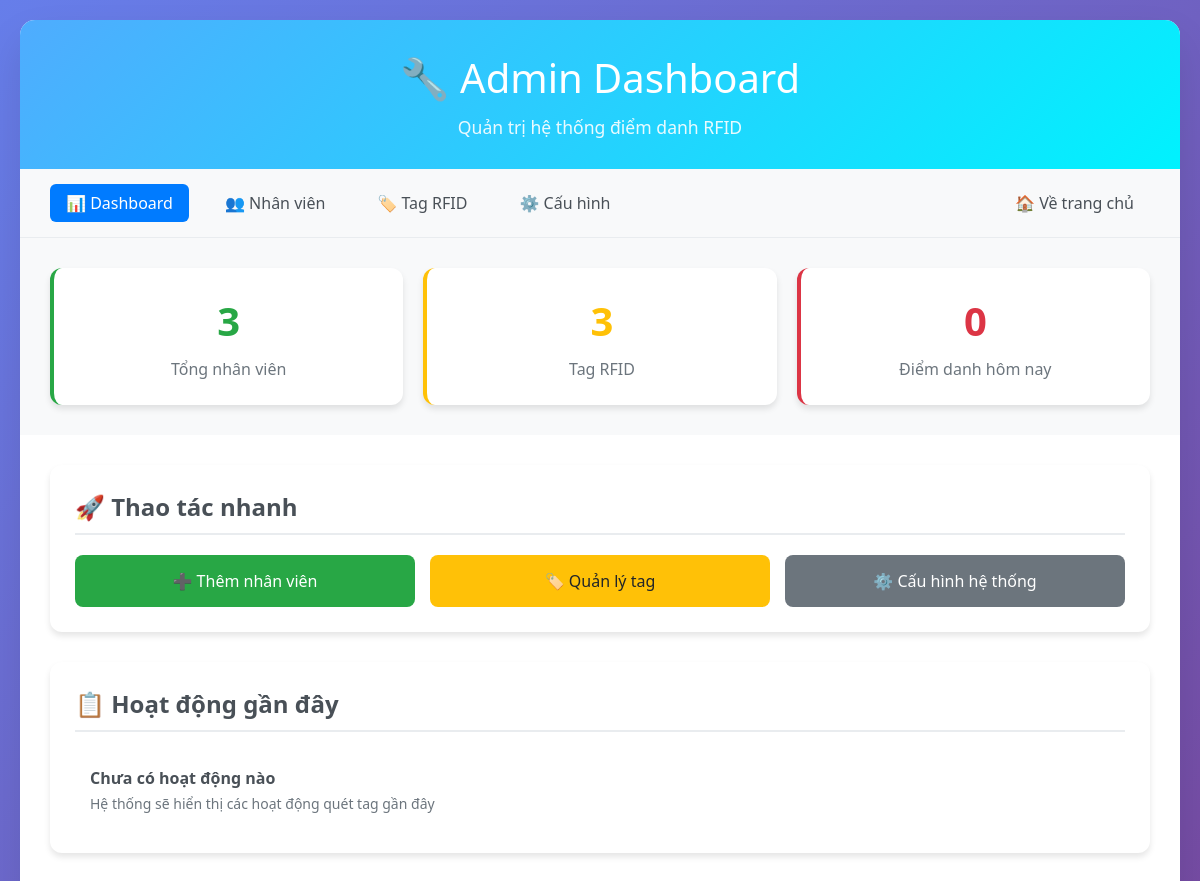
/admin, run on an earlier commit of the app's database.
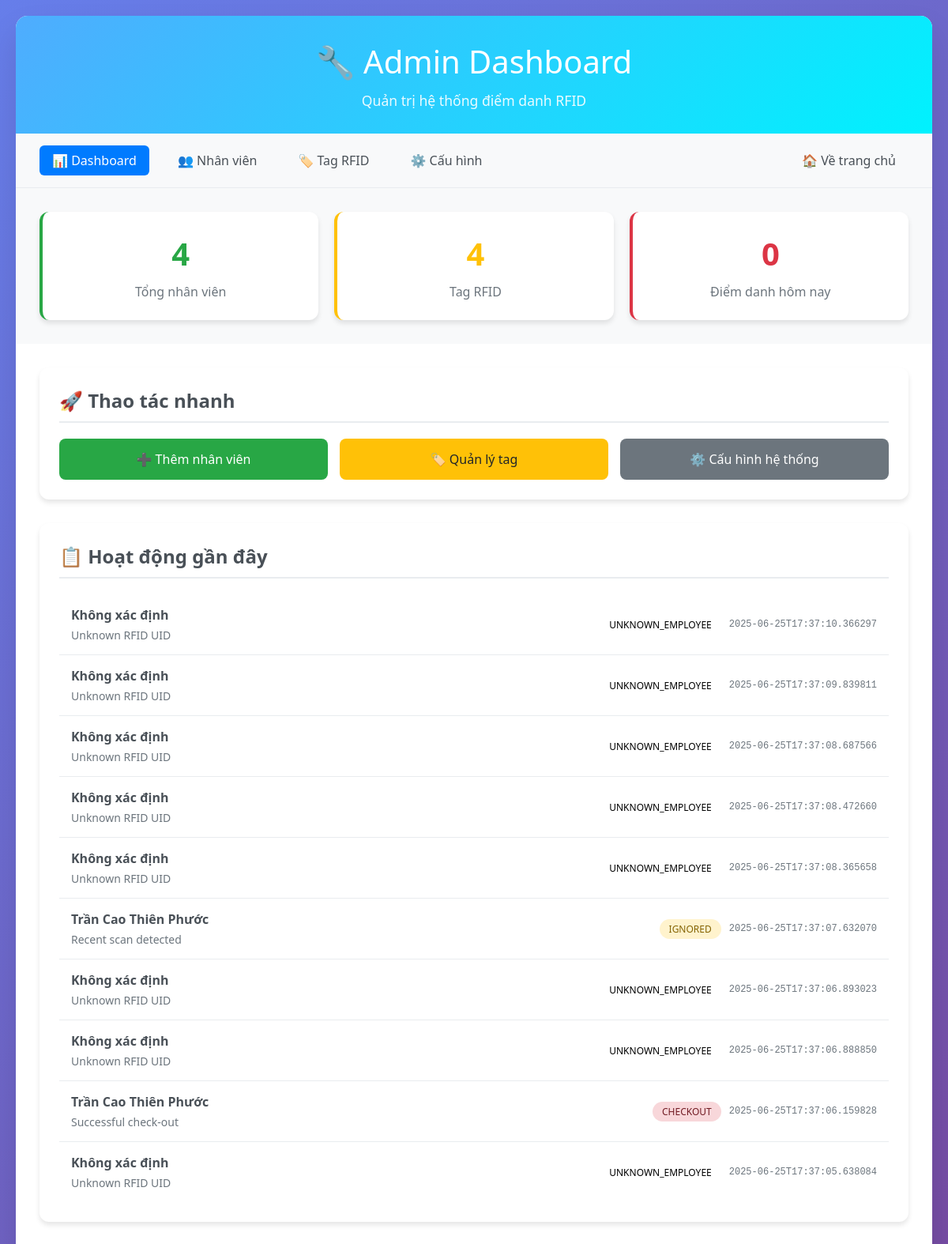
And on a later commit of the database.
### tables this page shows
CREATE TABLE rfid_scan_logs (
            id INTEGER PRIMARY KEY AUTOINCREMENT,
            employee_id INTEGER,
            rfid_uid TEXT NOT NULL,
            timestamp TEXT NOT NULL,
            reader_id TEXT NOT NULL,
            status TEXT NOT NULL,
            note TEXT,
            FOREIGN KEY (employee_id) REFERENCES employees (id)
        );

CREATE TABLE employees (
            id INTEGER PRIMARY KEY AUTOINCREMENT,
            name TEXT NOT NULL,
            employee_code TEXT UNIQUE,
            department TEXT,
            position TEXT,
            email TEXT,
            phone TEXT,
            is_active BOOLEAN DEFAULT 1,
            created_at TEXT DEFAULT CURRENT_TIMESTAMP,
            updated_at TEXT DEFAULT CURRENT_TIMESTAMP
        );

### app.py (the view)
@app.route('/admin')
def admin_dashboard():
    conn = sqlite3.connect('checkins.db')
    total_employees = conn.execute('SELECT COUNT(*) FROM employees WHERE is_active = 1').fetchone()[0]
    total_tags = conn.execute('SELECT COUNT(*) FROM employee_tags WHERE is_active = 1').fetchone()[0]
    today_attendance = conn.execute('''
        SELECT COUNT(*) FROM attendances
        WHERE date = ? AND check_in_time IS NOT NULL
    ''', (datetime.now().strftime('%Y-%m-%d'),)).fetchone()[0]
    recent_logs = conn.execute('''
        SELECT sl.timestamp, e.name, sl.status, sl.note
        FROM rfid_scan_logs sl
        LEFT JOIN employees e ON sl.employee_id = e.id
        ORDER BY sl.timestamp DESC
        LIMIT 10
    ''').fetchall()
    conn.close()
    return render_template('admin/dashboard.html',
                         total_employees=total_employees,
                         total_tags=total_tags,
                         today_attendance=today_attendance,
                         recent_logs=recent_logs)

### templates/admin/dashboard.html (shortened to what this page needs)
<!DOCTYPE html>
<html lang="vi">
  <head>
  </head>
  <body>
    <div class="container">
      <div class="header">
        <h1>🔧 Admin Dashboard</h1>
        <p>Quản trị hệ thống điểm danh RFID</p>
      </div>
      <div class="nav">
        <a href="/admin" class="active">📊 Dashboard</a>
        <a href="/admin/employees">👥 Nhân viên</a>
        <a href="/admin/tags">🏷️ Tag RFID</a>
        <a href="/admin/config">⚙️ Cấu hình</a>
        <a href="/" style="margin-left: auto">🏠 Về trang chủ</a>
      </div>
      <div class="stats-grid">
        <div class="stat-card employees">
          <div class="stat-number">{{ total_employees }}</div>
          <div class="stat-label">Tổng nhân viên</div>
        </div>
        <div class="stat-card tags">
          <div class="stat-number">{{ total_tags }}</div>
          <div class="stat-label">Tag RFID</div>
        </div>
        <div class="stat-card attendance">
          <div class="stat-number">{{ today_attendance }}</div>
          <div class="stat-label">Điểm danh hôm nay</div>
        </div>
      </div>
      <div class="content">
        <div class="section">
          <h2>🚀 Thao tác nhanh</h2>
          <div class="quick-actions">
            <a href="/admin/employees" class="action-btn employees"
              >➕ Thêm nhân viên</a
            >
            <a href="/admin/tags" class="action-btn tags">🏷️ Quản lý tag</a>
            <a href="/admin/config" class="action-btn config"
              >⚙️ Cấu hình hệ thống</a
            >
          </div>
        </div>
        <div class="section">
          <h2>📋 Hoạt động gần đây</h2>
          <ul class="activity-list">
            {% for log in recent_logs %}
            <li class="activity-item">
              <div class="activity-info">
                <div class="activity-name">
                  {{ log[1] or 'Không xác định' }}
                </div>
                <div class="activity-details">
                  {{ log[3] or 'Không có ghi chú' }}
                </div>
              </div>
              <div style="display: flex; align-items: center; gap: 10px">
                <span class="status-badge status-{{ log[2] }}"
                  >{{ log[2] }}</span
                >
                <span class="activity-time">{{ log[0] }}</span>
              </div>
            </li>
            {% else %}
            <li class="activity-item">
              <div class="activity-info">
                <div class="activity-name">Chưa có hoạt động nào</div>
                <div class="activity-details">
                  Hệ thống sẽ hiển thị các hoạt động quét tag gần đây
                </div>
              </div>
            </li>
            {% endfor %}
          </ul>
        </div>
      </div>
    </div>
  </body>
</html>

### templates/admin/dashboard.html (style rules this page uses)
* { margin: 0; padding: 0; box-sizing: border-box; }
body { font-family: "Segoe UI", Tahoma, Geneva, Verdana, sans-serif; background: linear-gradient(135deg, #667eea 0%, #764ba2 100%); min-height: 100vh; padding: 20px; }
.container { max-width: 1400px; margin: 0 auto; background: white; border-radius: 15px; box-shadow: 0 20px 40px rgba(0, 0, 0, 0.1); overflow: hidden; }
.header { background: linear-gradient(135deg, #4facfe 0%, #00f2fe 100%); color: white; padding: 30px; text-align: center; }
.header h1 { font-size: 2.5em; margin-bottom: 10px; font-weight: 300; }
.header p { font-size: 1.1em; opacity: 0.9; }
.nav { background: #f8f9fa; padding: 15px 30px; border-bottom: 1px solid #e9ecef; display: flex; gap: 20px; align-items: center; flex-wrap: wrap; }
.nav a { text-decoration: none; color: #495057; padding: 8px 16px; border-radius: 6px; transition: all 0.3s ease; font-weight: 500; }
.nav a.active { background: #007bff; color: white; }
.stats-grid { display: grid; grid-template-columns: repeat(auto-fit, minmax(250px, 1fr)); gap: 20px; padding: 30px; background: #f8f9fa; }
.stat-card { background: white; padding: 25px; border-radius: 12px; text-align: center; box-shadow: 0 4px 6px rgba(0, 0, 0, 0.1); border-left: 4px solid #007bff; }
.stat-card.employees { border-left-color: #28a745; }
.stat-card.tags { border-left-color: #ffc107; }
.stat-card.attendance { border-left-color: #dc3545; }
.stat-number { font-size: 2.5em; font-weight: bold; color: #007bff; margin-bottom: 10px; }
.stat-card.employees .stat-number { color: #28a745; }
.stat-card.tags .stat-number { color: #ffc107; }
.stat-card.attendance .stat-number { color: #dc3545; }
.stat-label { color: #6c757d; font-size: 16px; font-weight: 500; }
.content { padding: 30px; }
.section { background: white; border-radius: 12px; padding: 25px; margin-bottom: 30px; box-shadow: 0 4px 6px rgba(0, 0, 0, 0.1); }
.section h2 { color: #495057; margin-bottom: 20px; font-size: 1.5em; border-bottom: 2px solid #e9ecef; padding-bottom: 10px; }
.activity-list { list-style: none; }
.activity-item { padding: 15px; border-bottom: 1px solid #e9ecef; display: flex; justify-content: space-between; align-items: center; }
.activity-item:last-child { border-bottom: none; }
.activity-info { flex: 1; }
.activity-name { font-weight: 600; color: #495057; margin-bottom: 5px; }
.activity-details { color: #6c757d; font-size: 14px; }
.activity-time { color: #6c757d; font-size: 12px; font-family: "Courier New", monospace; }
.status-badge { padding: 4px 12px; border-radius: 20px; font-size: 12px; font-weight: 500; text-transform: uppercase; }
.status-checkout { background: #f8d7da; color: #721c24; }
.status-ignored { background: #fff3cd; color: #856404; }
.quick-actions { display: grid; grid-template-columns: repeat(auto-fit, minmax(200px, 1fr)); gap: 15px; margin-top: 20px; }
.action-btn { display: block; padding: 15px 20px; background: #007bff; color: white; text-decoration: none; border-radius: 8px; text-align: center; font-weight: 500; transition: all 0.3s ease; }
.action-btn.employees { background: #28a745; }
.action-btn.tags { background: #ffc107; color: #212529; }
.action-btn.config { background: #6c757d; }

What changed in the data, as far as the page shows it:
added rfid_scan_logs: log "Không xác định", note "Unknown RFID UID", status "UNKNOWN_EMPLOYEE", timestamp "2025-06-25T17:37:10.366297"
added rfid_scan_logs: log "Không xác định", note "Unknown RFID UID", status "UNKNOWN_EMPLOYEE", timestamp "2025-06-25T17:37:09.839811"
added rfid_scan_logs: log "Không xác định", note "Unknown RFID UID", status "UNKNOWN_EMPLOYEE", timestamp "2025-06-25T17:37:08.687566"
added rfid_scan_logs: log "Không xác định", note "Unknown RFID UID", status "UNKNOWN_EMPLOYEE", timestamp "2025-06-25T17:37:08.472660"
added rfid_scan_logs: log "Không xác định", note "Unknown RFID UID", status "UNKNOWN_EMPLOYEE", timestamp "2025-06-25T17:37:08.365658"
added rfid_scan_logs: name "Trần Cao Thiên Phước", note "Recent scan detected", status "IGNORED", timestamp "2025-06-25T17:37:07.632070"
added rfid_scan_logs: log "Không xác định", note "Unknown RFID UID", status "UNKNOWN_EMPLOYEE", timestamp "2025-06-25T17:37:06.893023"
added rfid_scan_logs: log "Không xác định", note "Unknown RFID UID", status "UNKNOWN_EMPLOYEE", timestamp "2025-06-25T17:37:06.888850"
added rfid_scan_logs: name "Trần Cao Thiên Phước", note "Successful check-out", status "CHECKOUT", timestamp "2025-06-25T17:37:06.159828"
added rfid_scan_logs: log "Không xác định", note "Unknown RFID UID", status "UNKNOWN_EMPLOYEE", timestamp "2025-06-25T17:37:05.638084"
Also different on the page:
{{ total_employees }}: "3" → "4"
{{ total_tags }}: "3" → "4"
text no longer shown: "Chưa có hoạt động nào Hệ thống sẽ hiển thị các hoạt động quét tag gần đây"
